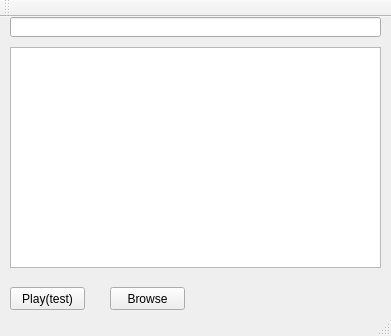
<?xml version="1.0" encoding="UTF-8"?>
<ui version="4.0">
 <class>MainWindow</class>
 <widget class="QMainWindow" name="MainWindow">
  <property name="geometry">
   <rect>
    <x>0</x>
    <y>0</y>
    <width>391</width>
    <height>336</height>
   </rect>
  </property>
  <property name="maximumSize">
   <size>
    <width>391</width>
    <height>336</height>
   </size>
  </property>
  <property name="windowTitle">
   <string>MainWindow</string>
  </property>
  <widget class="QWidget" name="centralWidget">
   <widget class="QListView" name="listView">
    <property name="geometry">
     <rect>
      <x>10</x>
      <y>30</y>
      <width>371</width>
      <height>221</height>
     </rect>
    </property>
   </widget>
   <widget class="QLineEdit" name="lineEdit">
    <property name="geometry">
     <rect>
      <x>10</x>
      <y>0</y>
      <width>371</width>
      <height>20</height>
     </rect>
    </property>
   </widget>
   <widget class="QPushButton" name="playBotton">
    <property name="geometry">
     <rect>
      <x>10</x>
      <y>270</y>
      <width>75</width>
      <height>23</height>
     </rect>
    </property>
    <property name="text">
     <string>Play(test)</string>
    </property>
   </widget>
   <widget class="QPushButton" name="browseBotton">
    <property name="geometry">
     <rect>
      <x>110</x>
      <y>270</y>
      <width>75</width>
      <height>23</height>
     </rect>
    </property>
    <property name="text">
     <string>Browse</string>
    </property>
   </widget>
  </widget>
  <widget class="QToolBar" name="mainToolBar">
   <attribute name="toolBarArea">
    <enum>TopToolBarArea</enum>
   </attribute>
   <attribute name="toolBarBreak">
    <bool>false</bool>
   </attribute>
  </widget>
  <widget class="QStatusBar" name="statusBar"/>
 </widget>
 <layoutdefault spacing="6" margin="11"/>
 <resources/>
 <connections/>
</ui>
